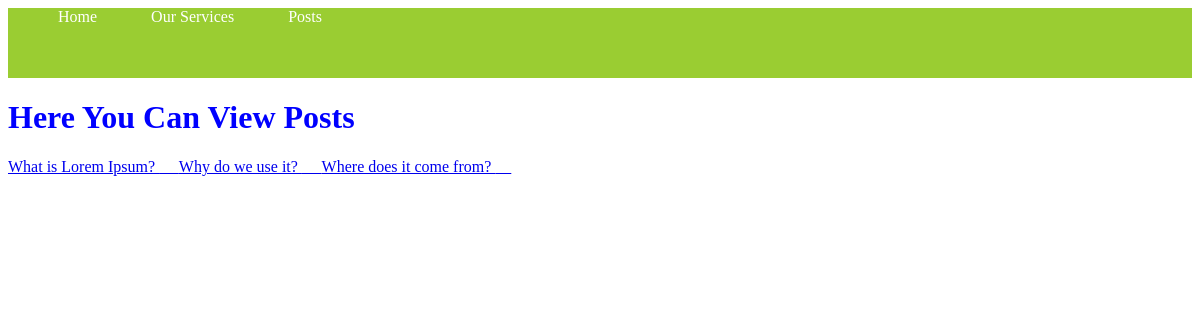
Page /news on the committed database.
### posts/models.py (models this page shows)
class News(models.Model):
    Title=models.CharField(max_length=50)
    Description=HTMLField()

### projects/views.py (the view)
# urls.py: path('news',views.allNews,name="news")
def allNews(request):
    newsData=News.objects.all()
    data={
        'newsData':newsData
    }
    return render(request,'news.html',data)

### templates/news.html
{% load static %}
{% include "header.html" %}
<h1> Here You Can View Posts</h1>
<marquee onmouseover="stop()" onmouseout="start()" >
   {% for n in newsData %}
   <a href="/news/{{n.id}}" class="b">  {{n.Title}} &nbsp;&nbsp;&nbsp;&nbsp; </a>
   {% endfor%}
</marquee>

### static/main.css (style rules this page uses)
h1 { size: 20px; color: blue; }

### rows in the picture
News: Title "What is Lorem Ipsum?"
News: Title "Why do we use it?"
News: Title "Where does it come from?"
